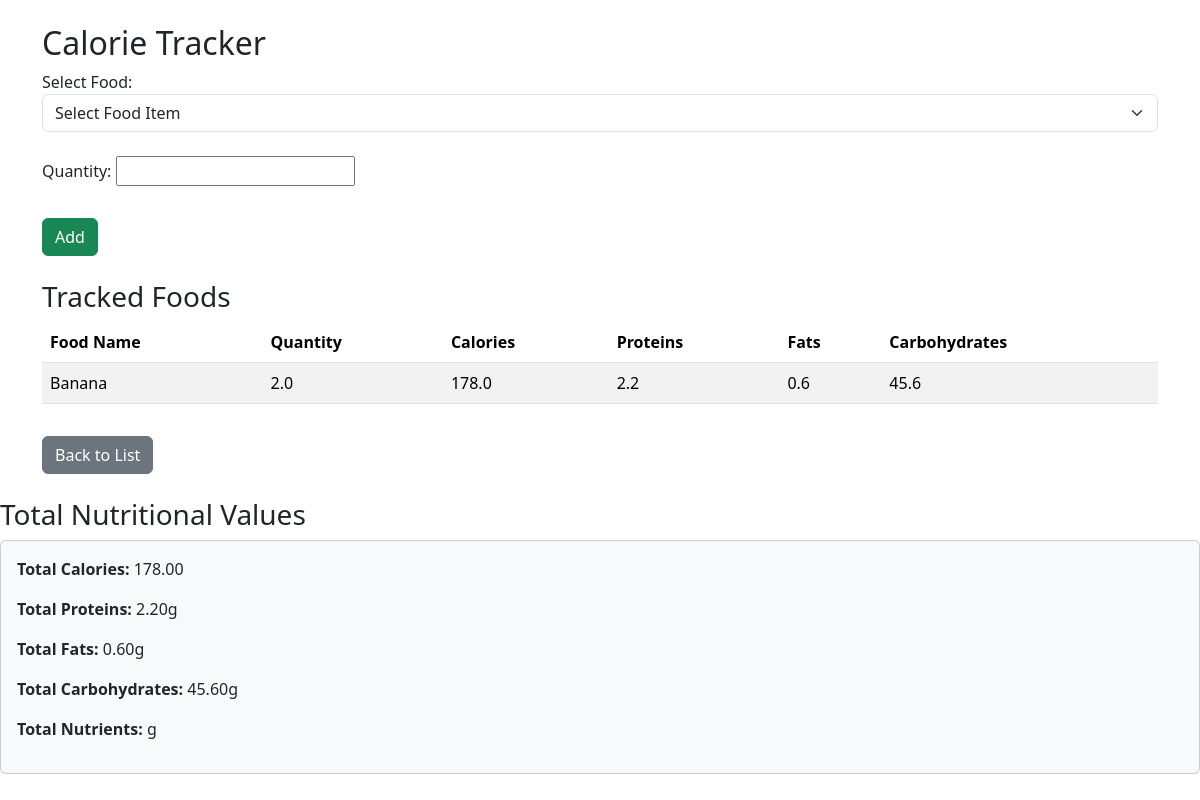
/tracker/, run on the app's committed database.
### Nutritionapp/models.py (models this page shows, shortened)
class FoodData(models.Model):
    name = models.CharField(max_length=100)
    category = models.CharField(max_length=100)
    protiens = models.DecimalField(max_digits=6, decimal_places=2)
    fat = models.DecimalField(max_digits=6, decimal_places=2)
    calories = models.DecimalField(max_digits=6, decimal_places=2)
    carbohydrates = models.DecimalField(max_digits=6, decimal_places=2)
    image = models.ImageField(upload_to='userimg/',blank=True,null=True)
    def __str__(self):
        return self.name

class TrackerData(models.Model):
    name = models.ForeignKey(FoodData, on_delete=models.CASCADE)  # Ensure the model name is correct
    quantity = models.FloatField()
    calories = models.FloatField(default=0)
    proteins = models.FloatField(default=0)
    fat = models.FloatField(default=0)
    carbohydrates = models.FloatField(default=0)

### Nutritionapp/views.py (the view)
# urls.py: path('tracker/',views.caloriTracker,name='tracker'),
def caloriTracker(request):
    foods = FoodData.objects.all()
    calorie_entries = TrackerData.objects.all()
    form = FoodForm()
    totals = calorie_entries.aggregate(
        total_calories=Sum('calories'),
        total_proteins=Sum('proteins'),
        total_fat=Sum('fat'),
        total_carbohydrates=Sum('carbohydrates'),
    )
    if request.method == "POST":
        form = FoodForm(request.POST)
        if form.is_valid():
            form.save()  # Save to the database
            return redirect('calorie_tracker')
    return render(request, 'tracker.html', {
        'foods': foods,
        'calorie_entries': calorie_entries,
        'form': form,
        'totals': totals  # Pass total values to the template
    })

### Nutritionapp/forms.py
class FoodForm(forms.ModelForm):
    name = forms.ModelChoiceField(
        queryset=FoodData.objects.all(),
        empty_label="Select Food Item",
        widget=forms.Select(attrs={'class': 'form-select'})
    )
    class Meta:
        model  = TrackerData
        fields = ['name', 'quantity']

### templates/tracker.html (shortened to what this page needs)
<!DOCTYPE html>
<html lang="en">
<head>
    <link href="https://cdn.jsdelivr.net/npm/bootstrap@5.3.3/dist/css/bootstrap.min.css" rel="stylesheet">
</head>
<body>
    <div class="container mt-4">
        <h2>Calorie Tracker</h2>
        <form method="POST">
            <div class="form-group">
                <label for="food">Select Food:</label>
                {{ form.name }} <br>
            </div>
            <div class="form-group">
                <label for="quantity">Quantity:</label>
                {{ form.quantity }} <br><br>
            </div>
            <button type="submit" class="btn btn-success mt-2">Add</button>
        </form>
        <h3 class="mt-4">Tracked Foods</h3>
        <table class="table table-striped">
            <thead>
                <tr>
                    <th>Food Name</th>
                    <th>Quantity</th>
                    <th>Calories</th>
                    <th>Proteins</th>
                    <th>Fats</th>
                    <th>Carbohydrates</th>
                </tr>
            </thead>
            <tbody>
                {% for entry in calorie_entries %}
                <tr>
                    <td>{{ entry.name.name }}</td>
                    <td>{{ entry.quantity }}</td>
                    <td>{{ entry.calories }}</td>
                    <td>{{ entry.proteins }}</td>
                    <td>{{ entry.fat }}</td>
                    <td>{{ entry.carbohydrates }}</td>
                </tr>
                {% endfor %}
            </tbody>
        </table>
        <a href="{% url 'food_list' %}" class="btn btn-secondary mt-3">Back to List</a>
    </div>
    <h3 class="mt-4">Total Nutritional Values</h3>
<div class="card p-3 bg-light">
    <p><strong>Total Calories:</strong> {{ totals.total_calories|floatformat:2 }}</p>
    <p><strong>Total Proteins:</strong> {{ totals.total_proteins|floatformat:2 }}g</p>
    <p><strong>Total Fats:</strong> {{ totals.total_fat|floatformat:2 }}g</p>
    <p><strong>Total Carbohydrates:</strong> {{ totals.total_carbohydrates|floatformat:2 }}g</p>
    <p><strong>Total Nutrients:</strong> {{ totals.total_nutrients|floatformat:2 }}g</p>
</div>
</body>
</html>

### data on the page
FoodData: name "Select Food Item"
TrackerData: name.name "Banana", quantity "2.0", calories "178.0", proteins "2.2", fat "0.6", carbohydrates "45.6"

### other printed values
{{ totals.total_calories|floatformat:2 }} "178.00"
{{ totals.total_proteins|floatformat:2 }} "2.20"
{{ totals.total_fat|floatformat:2 }} "0.60"
{{ totals.total_carbohydrates|floatformat:2 }} "45.60"
